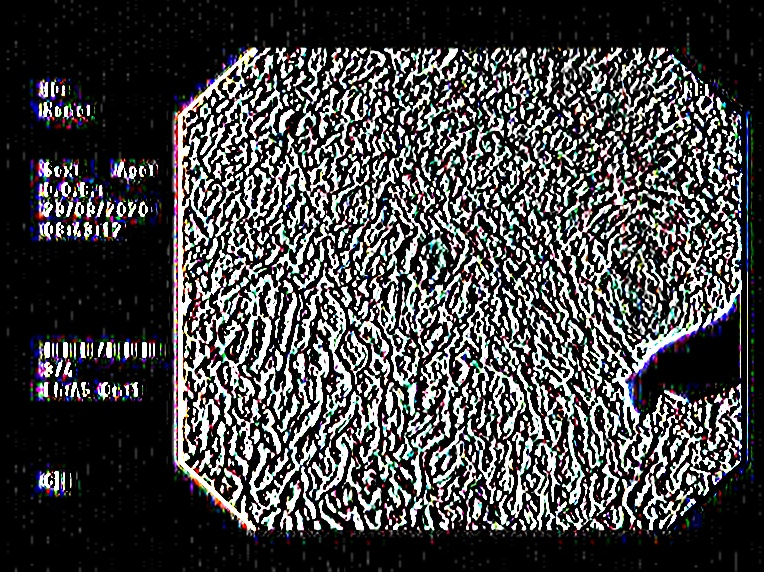
#> input picture 医院项目/最新版-剪图片用这个/Sobel horizontal.jpg, 764 x 572 px; its folder holds only this picture in this run
$ python -i '直方图均衡化-亮度增强-白点去除.py'   (imports and definitions only)
#> lines starting #> are read from the running program, lines starting #| are printed output that depends on the picture
# 2023.2.14 批量对图片进行直方图均衡化，目的是增强训练集的纹理特征
# 2023.7.19 针对软管项目，继续做了一点改进
import numpy as np
import cv2 as cv
import os


################ 修改内容区域
DATADIR = "hanjiequexian"  # 原图片路径
save_dir = "hanjiequexian-output\\"  # 处理后图片路径
#######################

# [2 lines not run here, left out]
path = os.path.join(DATADIR)
# [1 line that did not run here, left out]


# 彩色图像进行自适应直方图均衡化
def hisEqulColor(img):
    ## 将RGB图像转换到YCrCb空间中
    ycrcb = cv.cvtColor(img, cv.COLOR_BGR2YCR_CB)
    # 将YCrCb图像通道分离
    channels = cv.split(ycrcb)
    # 参考来源： https://docs.opencv.org/4.1.0/d5/daf/tutorial_py_histogram_equalization.html
    clahe = cv.createCLAHE(clipLimit=2.0, tileGridSize=(8, 8))
    clahe.apply(channels[0], channels[0])
    cv.merge(channels, ycrcb)
    cv.cvtColor(ycrcb, cv.COLOR_YCR_CB2BGR, img)
    return img


# 亮度增强
def data_augment_demo(image, brightness):
    # factor = 1.0 + random.uniform(-1.0*brightness, brightness)
    factor = 1.0+brightness
    table = np.array([(i / 255.0) * factor * 255 for i in np.arange(0, 256)]).clip(0,255).astype(np.uint8)
    image = cv.LUT(image, table)
    return image, factor


# 对白色区域覆盖为另一种暗色
def convert_white(image):
    # 将图像从BGR色彩空间转换为灰度图像
    gray_image = cv.cvtColor(image, cv.COLOR_BGR2GRAY)

    # 使用固定阈值来分割图像，将灰度值大于阈值的像素设为255（白色），小于等于阈值的像素设为0（黑色）
    _, binary_image = cv.threshold(gray_image, 250, 255, cv.THRESH_BINARY)

    # 创建目标颜色
    target_color = (128, 128, 128)

    # 将二值化图像中的白色部分替换为目标颜色
    result = image.copy()
    result[binary_image == 255] = target_color

    return result


# 按顺序读取图片
# img_list.sort(key=lambda x: int(x[:-4]))
ind = 0
# [15 lines not run here, left out]

>>> import cv2
>>> picture = cv2.imread('../Sobel horizontal.jpg')
#> picture is the input picture: shape (572, 764, 3); mean B, G, R 70.3, 69.2, 69.5
>>> result = hisEqulColor(picture)
#> in hisEqulColor, `ycrcb = cv.cvtColor(img, cv.COLOR_BGR2YCR_CB)`: ycrcb: shape (572, 764, 3); mean of channels 0, 1, 2 69.4, 128.1, 128.5
#> in hisEqulColor, `cv.cvtColor(ycrcb, cv.COLOR_YCR_CB2BGR, img)`: ycrcb: shape (572, 764, 3); mean of channels 0, 1, 2 73.7, 128.1, 128.5
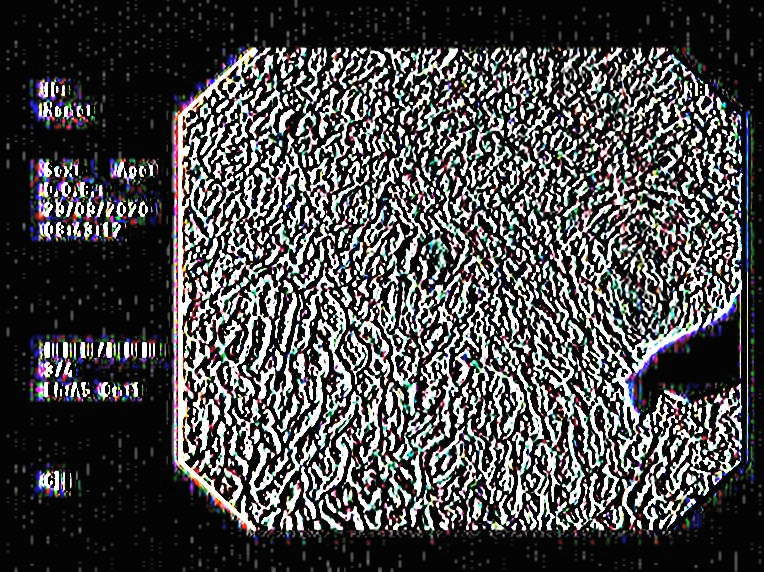
#> result: shape (572, 764, 3); mean B, G, R 74.5, 73.5, 73.8
